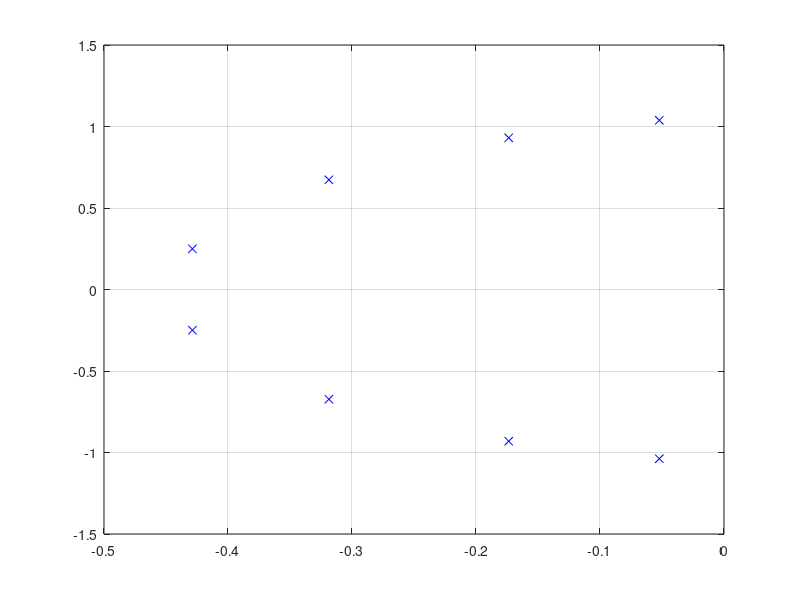
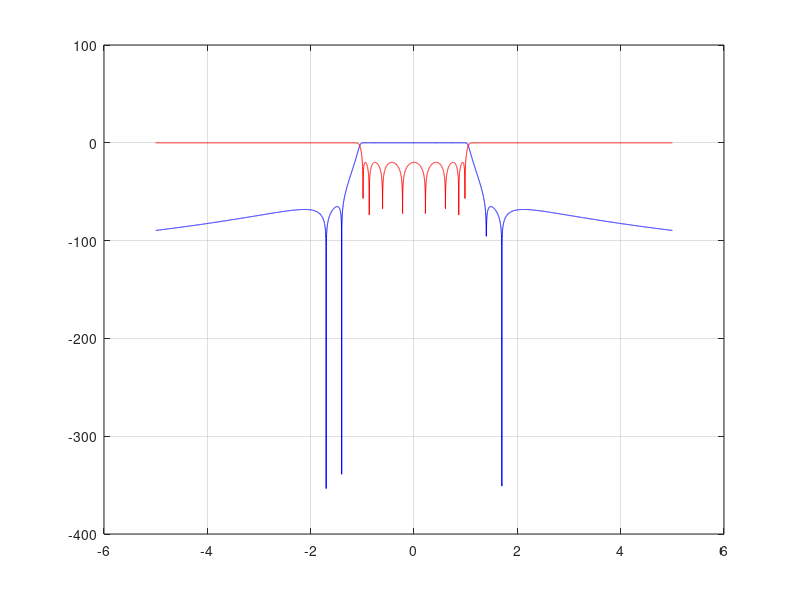
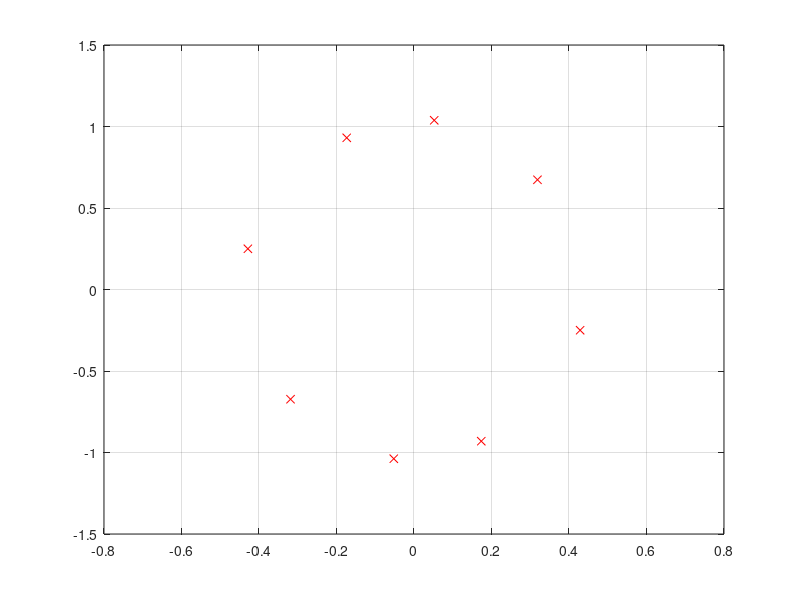

Source code (MATLAB) for these figures, in order:
leftpadz = @(p1,p2) [zeros(1,max(0,numel(p2) - numel(p1))),p1];

R=[-1.7 -1.4 1.4 1.7]; %Values of the finite trasmission zeros
N=8; %N=order of the filter
RL=20; %RL=return loss or reflection loss

%How to obtain the P(s) parameters
if isreal(R)
   p_s=poly(R)*1i;
else
    p_s=poly(R);
end

if mod((N-length(R)),2)==0
    p_s=poly(1i*R)*1i;
else 
    p_s=poly(1i*R);
end

raices_p_s=roots(p_s);
disp('The roots of P(s) are: ');
disp(raices_p_s);
disp('The coefficients of P(s) are: ');
disp(p_s);

%How to obtain the P(w) parameters
if isreal(R)
   p_w=poly(R);
else
    p_w=poly(R*-1i);
end

raices_p_w=roots(p_w);
disp('The roots of P(w) are: ');
disp(raices_p_w);
disp('The coefficients of P(w) are: ');
disp(p_w);

%How to obtain the F Parameters: 
%we can use the recursive method to calculate F(w) since we know that 
%F(w)=Cn(W) where n is the order of the filter
u1=[1 -1/R(1)];
v1=sqrt(1-1/R(1)^2);
w_prima_cuadrado=[1 0 -1];
w=[1 0];
aux_u=u1;
aux_v=v1;

%The for cycle when we have finite trasmission zeros
for m=2:length(R)
    k_u=conv(w_prima_cuadrado,aux_v)*sqrt(1-1/R(m)^2);
    k_v=conv(w,aux_v);
    y_v=sqrt(1-1/R(m)^2)*aux_u;
    u=leftpadz(conv(w,aux_u),k_u)-leftpadz(aux_u/R(m),k_u)+k_u;
    v=k_v-leftpadz(aux_v/R(m),k_v)+leftpadz(y_v,k_v);
    aux_v=v;
    aux_u=u;
end

%The for cycle for the infinte trasmission zeros
for n=1:N-length(R)
    k_u=(conv(w_prima_cuadrado,aux_v));
    k_v=conv(w,aux_v);
    u=leftpadz(conv(w,aux_u),k_u)+k_u;
    v=k_v+leftpadz(aux_u,k_v);
    aux_v=v;
    aux_u=u;
end
raices_f_w=roots(u);
f_w=poly(raices_f_w); %normalized f_w
f_s=poly(raices_f_w*1i);
disp('The coefficients of F(w) are: ');
disp(f_w);

%How to obtain Epsilon
if length(R)==N
       X=(1/sqrt((10^(RL/10))-1))*abs(sum(p_w)/sum(f_w));
       epsilon=sqrt(X^2+1);
       epsilon_r=epsilon/sqrt(epsilon^2-1);
else
       epsilon_r=1;
       epsilon=(1/(sqrt(10^(RL/10)-1)))*(sum(p_w)/sum(f_w)); 
end 
disp('The value of epsilon is:');
disp(epsilon);

%How to obtain E(w)
e_w =leftpadz(p_w/epsilon,f_w)-1i*f_w/epsilon_r;
raices_e_w= roots(e_w);

%We know that E(w) is a Hurwitz polynomial so all its roots must 
%lie on the left half part of the plane. So we need to convert the sign of
%all the roots fine before that present a negative Imaginary sign. In fact
%we are looking if the Imaginary part of the root is less than 0 and in
%case affermative the take the coniugate with the function conj.

 e_s=poly(raices_e_w*1i);
 raices_e_s=roots(e_s);
 
 figure(3)
 plot(raices_e_s,'rx');
 hold on; grid on;
 
for d=1:length(raices_e_s); 
    if real(raices_e_s(d))<=0
        raices_e_sH(d)=raices_e_s(d);
    end
    if real(raices_e_s(d))>0
        raices_e_sH(d)=-real(raices_e_s(d))+1i*imag(raices_e_s(d));
    end
end 

e_sH=poly(raices_e_sH);
disp('The roots of E(w) are:');
disp(raices_e_w);
disp('The coefficients of E(w) are: ');
disp(e_w);

d=(-5:0.001:5);
s11=polyval(f_s ,1i*d)./polyval(e_s, 1i*d);
s21=polyval(p_s ,1i*d)./polyval(e_s, 1i*d)/epsilon;

figure(1)
plot(raices_e_sH,'bx');
hold on;
grid on;

figure(2)
plot(d, 20*log10(abs(s21)),'blue'); hold on; grid on;
plot(d, 20*log10(abs(s11)),'red'); hold on; grid on;







